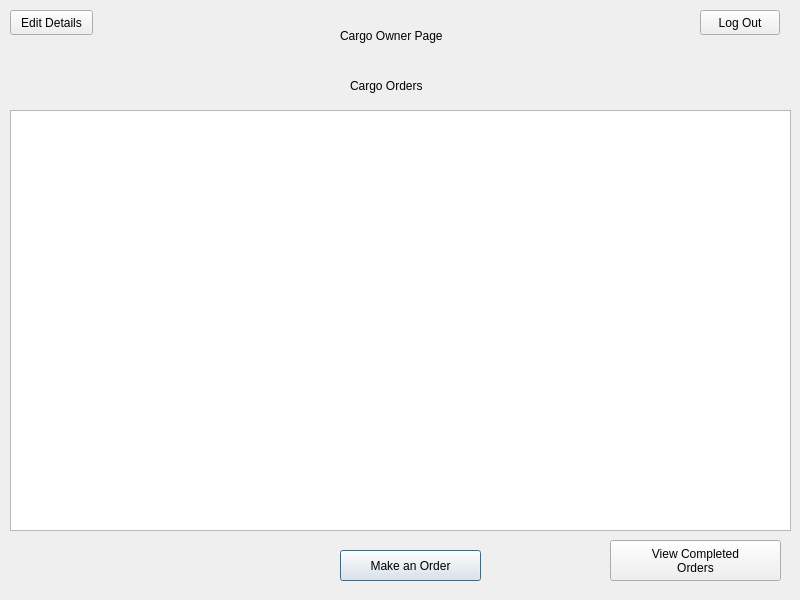
<?xml version="1.0" encoding="UTF-8"?>
<ui version="4.0">
 <class>customeroderstatus</class>
 <widget class="QDialog" name="customeroderstatus">
  <property name="geometry">
   <rect>
    <x>0</x>
    <y>0</y>
    <width>800</width>
    <height>600</height>
   </rect>
  </property>
  <property name="windowTitle">
   <string>Dialog</string>
  </property>
  <widget class="QTableWidget" name="orderViewTable">
   <property name="geometry">
    <rect>
     <x>10</x>
     <y>110</y>
     <width>781</width>
     <height>421</height>
    </rect>
   </property>
  </widget>
  <widget class="QPushButton" name="makeOrderButton">
   <property name="geometry">
    <rect>
     <x>340</x>
     <y>550</y>
     <width>141</width>
     <height>31</height>
    </rect>
   </property>
   <property name="text">
    <string>Make an Order</string>
   </property>
  </widget>
  <widget class="QPushButton" name="logoutButton">
   <property name="geometry">
    <rect>
     <x>700</x>
     <y>10</y>
     <width>80</width>
     <height>25</height>
    </rect>
   </property>
   <property name="sizePolicy">
    <sizepolicy hsizetype="Fixed" vsizetype="Fixed">
     <horstretch>0</horstretch>
     <verstretch>0</verstretch>
    </sizepolicy>
   </property>
   <property name="minimumSize">
    <size>
     <width>0</width>
     <height>25</height>
    </size>
   </property>
   <property name="text">
    <string>Log Out</string>
   </property>
  </widget>
  <widget class="QPushButton" name="editDetailsButton">
   <property name="geometry">
    <rect>
     <x>10</x>
     <y>10</y>
     <width>83</width>
     <height>25</height>
    </rect>
   </property>
   <property name="sizePolicy">
    <sizepolicy hsizetype="Fixed" vsizetype="Fixed">
     <horstretch>0</horstretch>
     <verstretch>0</verstretch>
    </sizepolicy>
   </property>
   <property name="minimumSize">
    <size>
     <width>0</width>
     <height>25</height>
    </size>
   </property>
   <property name="text">
    <string>Edit Details</string>
   </property>
  </widget>
  <widget class="QLabel" name="label">
   <property name="geometry">
    <rect>
     <x>350</x>
     <y>70</y>
     <width>151</width>
     <height>31</height>
    </rect>
   </property>
   <property name="text">
    <string>Cargo Orders</string>
   </property>
  </widget>
  <widget class="QPushButton" name="viewCompletedButton">
   <property name="geometry">
    <rect>
     <x>610</x>
     <y>540</y>
     <width>171</width>
     <height>41</height>
    </rect>
   </property>
   <property name="text">
    <string>View Completed
Orders</string>
   </property>
  </widget>
  <widget class="QLabel" name="label_2">
   <property name="geometry">
    <rect>
     <x>340</x>
     <y>20</y>
     <width>131</width>
     <height>31</height>
    </rect>
   </property>
   <property name="text">
    <string>Cargo Owner Page</string>
   </property>
  </widget>
 </widget>
 <resources/>
 <connections/>
</ui>
